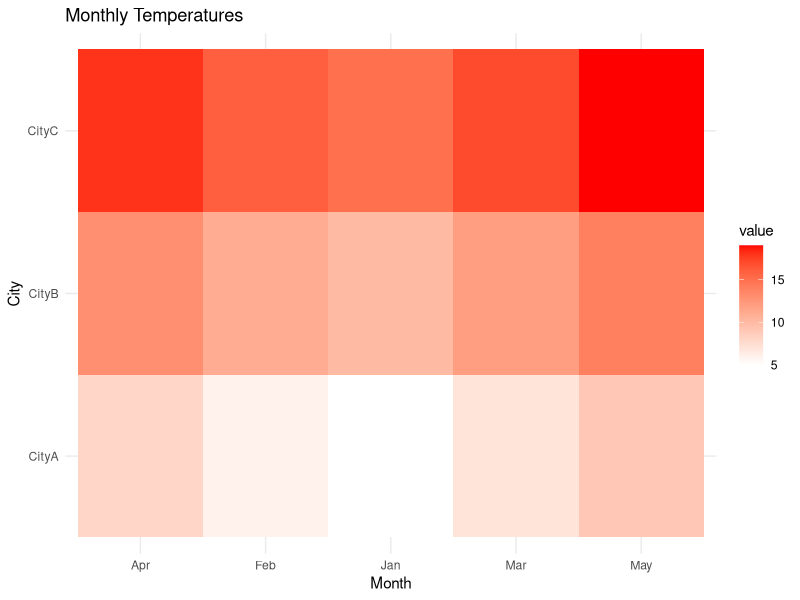

Reproduce this figure in R.
data=read.csv("Experiment9.csv")
data
install.packages("reshape2")
library(reshape2)
library(ggplot2)
data_melt=melt(data,id.vars="Month")
ggplot(data_melt,aes(x=Month,y=variable,fill=value))+
  geom_tile()+
  scale_fill_gradient(low="white",high="red")+
  labs(title="Monthly Temperatures",x="Month",y="City")+
  theme_minimal()